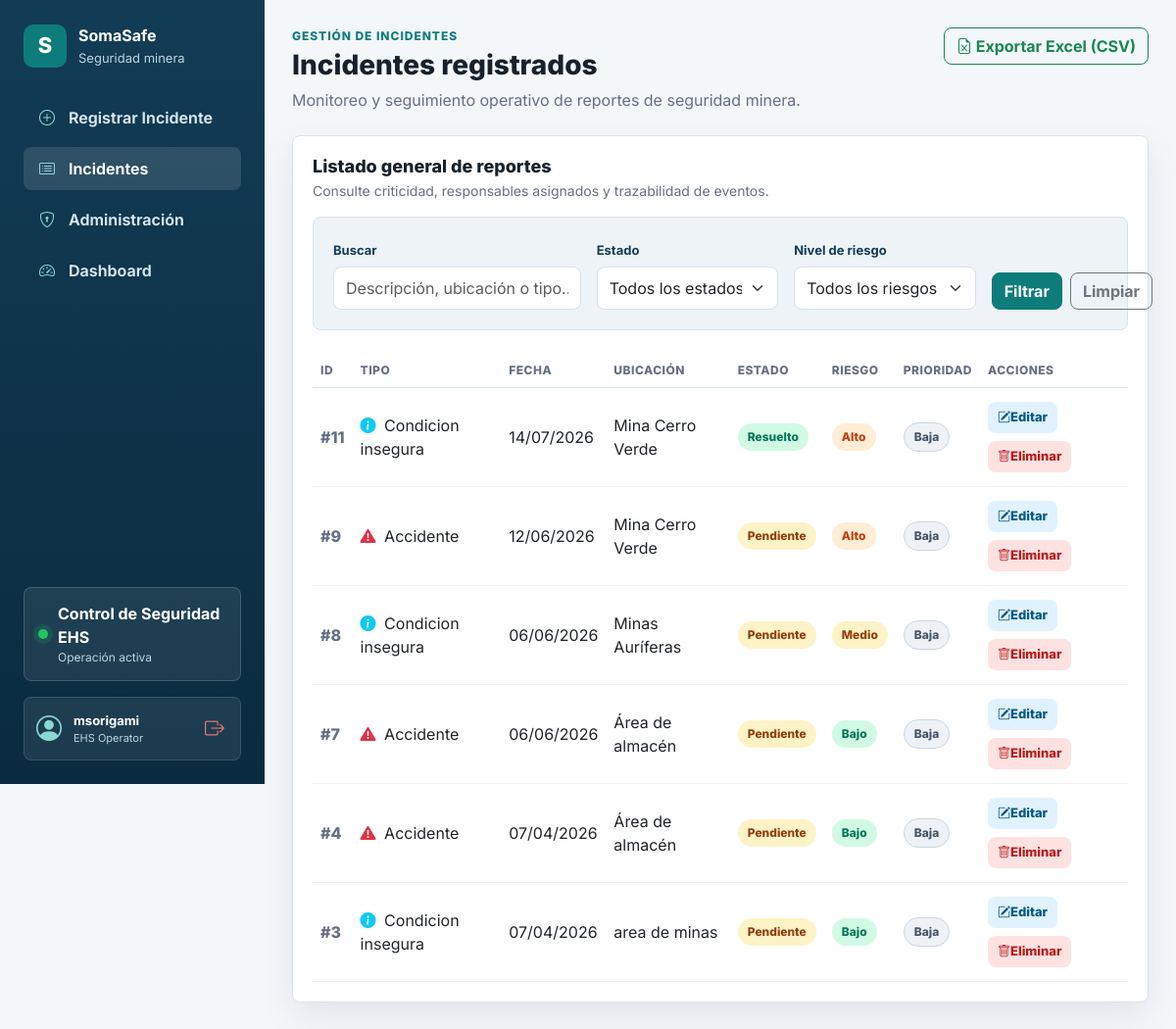
Page /incidentes/ (signed in) on the committed database.
### incidentes/models.py (models this page shows, shortened)
class Incidente(models.Model):
    TIPOS_INCIDENTE = [
        ('accidente', 'Accidente'),
        ('casi_accidente', 'Casi accidente'),
        ('condicion_insegura', 'Condicion insegura'),
    ]
    ESTADOS = [
        ('pendiente', 'Pendiente'),
        ('en_proceso', 'En proceso'),
        ('resuelto', 'Resuelto'),
    ]
    NIVEL_RIESGO = [
        ('bajo', 'Bajo'),
        ('medio', 'Medio'),
        ('alto', 'Alto'),
        ('critico', 'Critico'),
    ]
    tipo = models.CharField(max_length=20, choices=TIPOS_INCIDENTE)
    fecha = models.DateField()
    descripcion = models.TextField()
    ubicacion = models.CharField(max_length=150)
    estado = models.CharField(max_length=20, choices=ESTADOS, default='pendiente')
    riesgo = models.CharField(max_length=10, choices=NIVEL_RIESGO, default='bajo')
    responsable = models.ForeignKey(
        settings.AUTH_USER_MODEL,
        on_delete=models.SET_NULL,
        null=True,
        blank=True,
        related_name='incidentes_asignados',
    )
    acciones_correctivas = models.TextField(blank=True)
    fecha_resolucion = models.DateField(null=True, blank=True)
    consecuencias = models.TextField(blank=True, verbose_name='Consecuencias del incidente')
    observaciones = models.TextField(blank=True, verbose_name='Observaciones adicionales')
    prioridad = models.CharField(
        max_length=15,
        choices=[('baja', 'Baja'), ('media', 'Media'), ('alta', 'Alta'), ('urgente', 'Urgente')],
        default='baja',
        verbose_name='Prioridad'
    )
    evidencia = models.ImageField(
        upload_to='incidentes/evidencias/',
        blank=True,
        null=True,
        verbose_name='Evidencia fotográfica'
    )
    creado_por = models.ForeignKey(
        settings.AUTH_USER_MODEL,
        on_delete=models.SET_NULL,
        null=True,
        blank=True,
        related_name='incidentes_creados',
        editable=False,
    )
    creado_en = models.DateTimeField(auto_now_add=True)
    actualizado_en = models.DateTimeField(auto_now=True)

### incidentes/views.py (the view)
# urls.py: path('incidentes/', views.lista_incidentes, name='lista_incidentes'),
@login_required
def lista_incidentes(request):
    incidentes = (
        Incidente.objects
        .select_related('responsable', 'creado_por')
        .all()
        .order_by('-fecha', '-creado_en')
    )
    busqueda = request.GET.get('q', '').strip()
    estado = request.GET.get('estado', '').strip()
    riesgo = request.GET.get('riesgo', '').strip()
    if busqueda:
        incidentes = incidentes.filter(
            Q(descripcion__icontains=busqueda)
            | Q(ubicacion__icontains=busqueda)
            | Q(tipo__icontains=busqueda)
        )
    if estado:
        incidentes = incidentes.filter(estado=estado)
    if riesgo:
        incidentes = incidentes.filter(riesgo=riesgo)
    paginator = Paginator(incidentes, 10)
    page_obj = paginator.get_page(request.GET.get('page'))
    contexto = {
        'page_obj': page_obj,
        'incidentes': page_obj.object_list,
        'busqueda': busqueda,
        'estado_actual': estado,
        'riesgo_actual': riesgo,
        'estados': Incidente.ESTADOS,
        'riesgos': Incidente.NIVEL_RIESGO,
    }
    return render(request, 'lista_incidentes.html', contexto)

### incidentes/templates/lista_incidentes.html (shortened to what this page needs)
{% extends 'base.html' %}
{% block eyebrow %}Gestión de incidentes{% endblock %}
{% block page_title %}Incidentes registrados{% endblock %}
{% block page_subtitle %}Monitoreo y seguimiento operativo de reportes de seguridad minera.{% endblock %}
{% block actions %}
<a href="{% url 'exportar_incidentes_csv' %}?q={{ busqueda }}&estado={{ estado_actual }}&riesgo={{ riesgo_actual }}" class="btn btn-outline-success">
  <i class="bi bi-file-earmark-excel"></i> Exportar Excel (CSV)
</a>
{% endblock %}
{% block content %}
<section class="panel">
  <div class="panel-header">
    <div>
      <h2>Listado general de reportes</h2>
      <p>Consulte criticidad, responsables asignados y trazabilidad de eventos.</p>
    </div>
  </div>
  <div class="filter-bar mb-4">
    <form method="GET" class="row g-3 align-items-end">
      <div class="col-md-4">
        <label for="search-input" class="form-label">Buscar</label>
        <input
          type="text"
          name="q"
          id="search-input"
          class="form-control"
          placeholder="Descripción, ubicación o tipo..."
          value="{{ busqueda }}" />
      </div>
      <div class="col-md-3">
        <label for="estado-select" class="form-label">Estado</label>
        <select name="estado" id="estado-select" class="form-select">
          <option value="">Todos los estados</option>
        </select>
      </div>
      <div class="col-md-3">
        <label for="riesgo-select" class="form-label">Nivel de riesgo</label>
        <select name="riesgo" id="riesgo-select" class="form-select">
          <option value="">Todos los riesgos</option>
        </select>
      </div>
      <div class="col-md-2 d-flex gap-2">
        <button type="submit" class="btn btn-primary w-100">Filtrar</button>
        <a href="{% url 'lista_incidentes' %}" class="btn btn-outline-secondary w-100">Limpiar</a>
      </div>
    </form>
  </div>
  {% if incidentes %}
  <div class="table-responsive">
    <table class="table align-middle">
      <thead>
        <tr>
          <th>ID</th>
          <th>Tipo</th>
          <th>Fecha</th>
          <th>Ubicación</th>
          <th>Estado</th>
          <th>Riesgo</th>
          <th>Prioridad</th>
          <th>Acciones</th>
        </tr>
      </thead>
      <tbody>
        {% for incidente in incidentes %}
        <tr>
          <td><span class="incident-id">#{{ incidente.id }}</span></td>
          <td>
            {% if incidente.tipo == 'accidente' %}
              <i class="bi bi-exclamation-triangle-fill text-danger me-1"></i>
            {% elif incidente.tipo == 'casi_accidente' %}
              <i class="bi bi-exclamation-circle-fill text-warning me-1"></i>
            {% else %}
              <i class="bi bi-info-circle-fill text-info me-1"></i>
            {% endif %}
            {{ incidente.get_tipo_display }}
          </td>
          <td>{{ incidente.fecha|date:"d/m/Y" }}</td>
          <td>{{ incidente.ubicacion }}</td>
          <td>
            <span class="badge-status estado-{{ incidente.estado }}">
              {{ incidente.get_estado_display }}
            </span>
          </td>
          <td>
            <span class="badge-status riesgo-{{ incidente.riesgo }}">
              {{ incidente.get_riesgo_display }}
            </span>
          </td>
          <td>
            <span class="badge-status prioridad-{{ incidente.prioridad }}">
              {{ incidente.get_prioridad_display }}
            </span>
          </td>
          <td>
            <span class="action-row">
              <a class="btn-table edit" href="{% url 'editar_incidente' incidente.id %}" title="Inspeccionar / Editar">
                <i class="bi bi-pencil-square"></i> Editar
              </a>
              <a class="btn-table delete" href="{% url 'eliminar_incidente' incidente.id %}" title="Eliminar reporte">
                <i class="bi bi-trash"></i> Eliminar
              </a>
            </span>
          </td>
        </tr>
        {% endfor %}
      </tbody>
    </table>
  </div>
  {% else %}
  <div class="empty-state">No hay incidentes registrados que coincidan con la búsqueda.</div>
  {% endif %}
</section>
{% endblock %}

### incidentes/templates/base.html (shortened to what this page needs)
{% load static %}
<!doctype html>
<html lang="es">
  <head>
    <link
      href="https://cdn.jsdelivr.net/npm/bootstrap@5.3.0/dist/css/bootstrap.min.css"
      rel="stylesheet" />
    <link
      rel="stylesheet"
      href="https://cdn.jsdelivr.net/npm/bootstrap-icons@1.11.3/font/bootstrap-icons.min.css" />
    <link href="{% static 'css/somasafe.css' %}" rel="stylesheet" />
  </head>
  <body>
    <div class="app-shell">
      <aside class="sidebar">
        <a class="brand" href="{% url 'dashboard' %}" aria-label="SomaSafe Dashboard">
          <span class="brand-mark">S</span>
          <span>
            <strong>SomaSafe</strong>
            <small>Seguridad minera</small>
          </span>
        </a>
        <nav class="nav-menu" aria-label="Navegación principal">
          <a
            href="{% url 'registrar_incidente' %}"
            class="{% if request.resolver_match.url_name == 'registrar_incidente' or request.resolver_match.url_name == 'editar_incidente' %}active{% endif %}">
            <i class="bi bi-plus-circle nav-icon"></i>
            Registrar Incidente
          </a>
          <a
            href="{% url 'lista_incidentes' %}"
            class="{% if request.resolver_match.url_name == 'lista_incidentes' %}active{% endif %}">
            <i class="bi bi-card-list nav-icon"></i>
            Incidentes
          </a>
          <a href="{% url 'admin:index' %}">
            <i class="bi bi-shield-lock nav-icon"></i>
            Administración
          </a>
          <a
            href="{% url 'dashboard' %}"
            class="{% if request.resolver_match.url_name == 'dashboard' %}active{% endif %}">
            <i class="bi bi-speedometer2 nav-icon"></i>
            Dashboard
          </a>
        </nav>
        <div class="sidebar-footer">
          <div class="sidebar-status">
            <span class="status-dot"></span>
            <div>
              <strong>Control de Seguridad EHS</strong>
              <small>Operación activa</small>
            </div>
          </div>
          {% if user.is_authenticated %}
          <div class="sidebar-profile">
            <div class="profile-avatar">
              <i class="bi bi-person-circle"></i>
            </div>
            <div class="profile-info">
              <span class="profile-name" title="{{ user.username }}">{{ user.username }}</span>
              <span class="profile-role">EHS Operator</span>
            </div>
            <a href="{% url 'logout' %}" class="profile-logout-btn" title="Cerrar sesión">
              <i class="bi bi-box-arrow-right"></i>
            </a>
          </div>
          {% endif %}
        </div>
      </aside>
      <main class="main-content">
        <header class="topbar">
          <div>
            <p class="eyebrow">{% block eyebrow %}SomaSafe{% endblock %}</p>
            <h1>{% block page_title %}Panel operativo{% endblock %}</h1>
            <p>{% block page_subtitle %}Gestión y seguimiento de incidentes de seguridad minera.{% endblock %}</p>
          </div>
          <div class="topbar-actions">
            {% block actions %}{% endblock %}
          </div>
        </header>
        {% block content %}{% endblock %}
      </main>
    </div>
  </body>
</html>

### rows in the picture
Incidente: id "11", tipo "Condicion insegura", fecha "14/07/2026", ubicacion "Mina Cerro Verde", estado "Resuelto", riesgo "Alto", prioridad "Baja"
Incidente: id "9", tipo "Accidente", fecha "12/06/2026", ubicacion "Mina Cerro Verde", estado "Pendiente", riesgo "Alto", prioridad "Baja"
Incidente: id "8", tipo "Condicion insegura", fecha "06/06/2026", ubicacion "Minas Auríferas", estado "Pendiente", riesgo "Medio", prioridad "Baja"
Incidente: id "7", tipo "Accidente", fecha "06/06/2026", ubicacion "Área de almacén", estado "Pendiente", riesgo "Bajo", prioridad "Baja"
Incidente: id "4", tipo "Accidente", fecha "07/04/2026", ubicacion "Área de almacén", estado "Pendiente", riesgo "Bajo", prioridad "Baja"
Incidente: id "3", tipo "Condicion insegura", fecha "07/04/2026", ubicacion "area de minas", estado "Pendiente", riesgo "Bajo", prioridad "Baja"

### other values in the picture
{{ user.username }} "msorigami"
